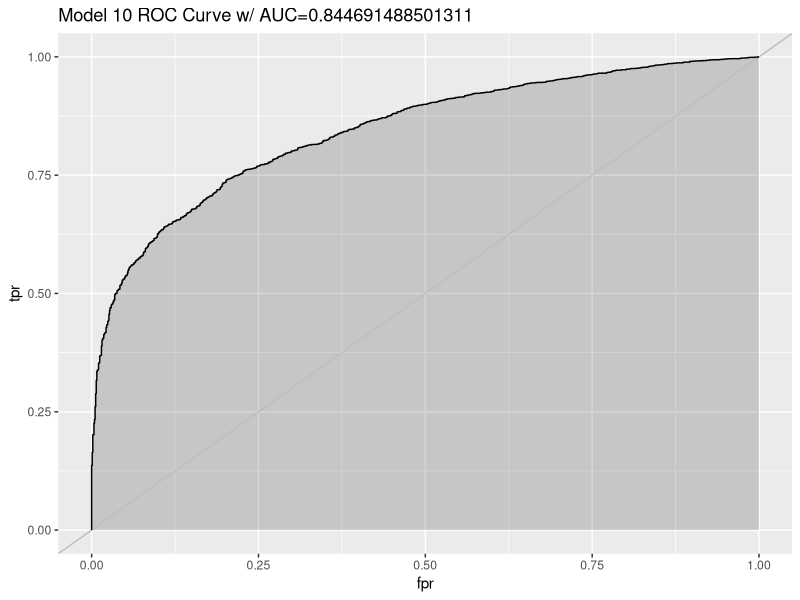
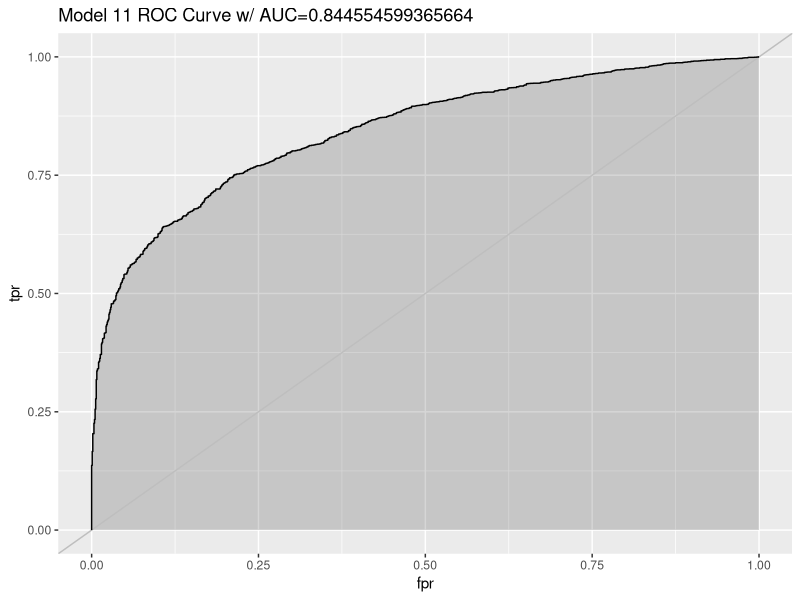
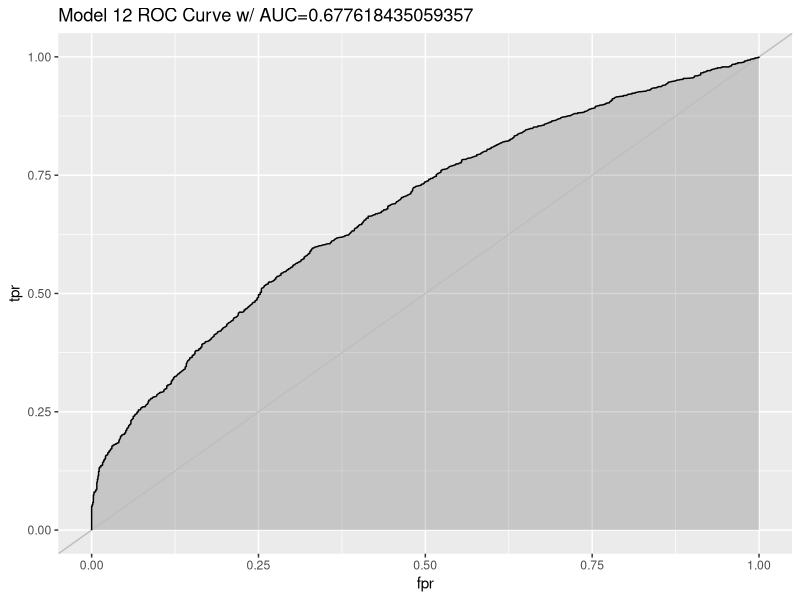
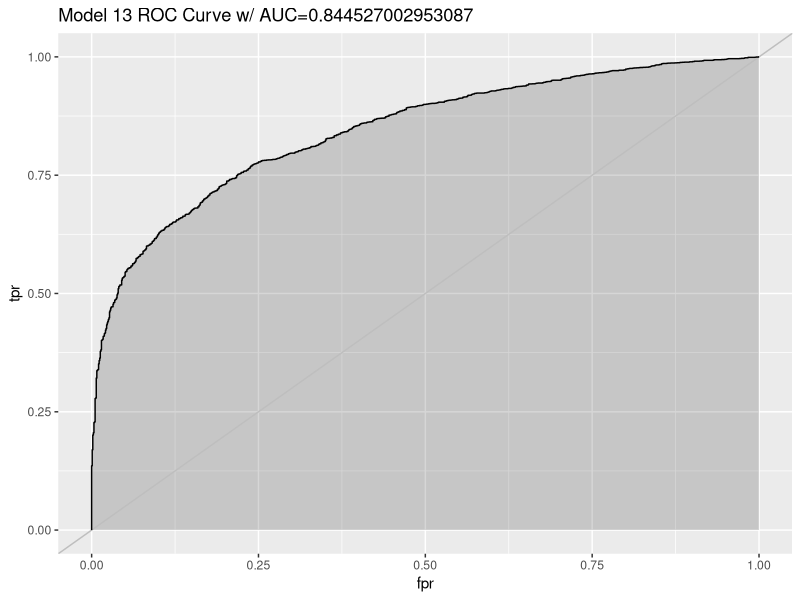

Generate these figures, in order, with R: (Note: this script raises an error after producing the figures.)
## ---- chunk 1
## numbers >= 10^5 will be denoted in scientific notation,
## and rounded to 2 digits
options(scipen = 3, digits = 4)
suppressMessages( require(car))

## ---- chunk 2
library(foreign)
fhs <- read.dta("fhs.dta")
## ---- chunk 3
mod1 <- glm(hyperten ~ age1, family=binomial, data=fhs)
mod2 <- glm(hyperten ~ cursmoke1, family=binomial, data=fhs)
mod3 <- glm(hyperten ~ cigpday1, family=binomial, data=fhs)
mod4 <- glm(hyperten ~ bmi1, family=binomial, data=fhs)
mod5 <- glm(hyperten~ diabetes1, family=binomial, data=fhs)
mod6 <- glm(hyperten ~ bpmeds1, family=binomial, data=fhs)
mod7 <- glm(hyperten ~ heartrte1, family=binomial, data=fhs)
mod8 <- glm(hyperten ~ prevmi1, family=binomial, data=fhs)
mod9 <- glm(hyperten~sysbp1, family=binomial, data=fhs)
## ---- chunk 4

# Model 1  - Hypertension = beta0 + beta1*age
summary(mod1)
## ---- chunk 5
#Model 2 - Hypertension = beta0 + beta1* (current smoker)
summary(mod2)
## ---- chunk 6

#Model 3 - Hypertension = beta0 + beta1*(cigs per day)
summary(mod3)
## ---- chunk 7
#Model 4 - Hyptertension = beta0 + beta1*(bmi)
summary(mod4)
## ---- chunk 8
#Model 5 - Hypertension = beta0 + beta1*(diabetes)
summary(mod5)

## ---- chunk 9
#model 6 - Hypertension = beta0 + beta1*(Blood Pressure Meds)
summary(mod6)
## ---- chunk 10
#Model 7 - Hypertension = beta0 + beta1*(Heart Rate)
summary(mod7)
## ---- chunk 11
#Model 8 - Hypertension = beta0 + beta1*(Heart Attacks)
summary(mod8)
## ---- chunk 12
#Model 9 - Hypertension = beta0 + beta1*(Systolic Blood Pressure)
summary(mod9)
## ---- chunk 13

keep <- c("hyperten"  , "age1" ,  "cursmoke1",   "cigpday1",   "bmi1" , "diabetes1" ,  "bpmeds1",   "heartrte1",  "prevmi1" ,  "sysbp1", "timehyp" )
fhs1 <- fhs[, keep]
fhs1 <- fhs1[complete.cases(fhs1),]

#library(MASS)
#fit <- glm(hyperten ~ age1 + cursmoke1 + cigpday1 + bmi1 + diabetes1 + bpmeds1 + heartrte1+ prevmi1 + sysbp1 , family=binomial, data=fhs1)
#step <- stepAIC(fit, direction = "both")
## ---- chunk 14
mod10 <- glm(hyperten ~ age1 + cursmoke1 + cigpday1 + bmi1 + diabetes1 + bpmeds1 + heartrte1+ prevmi1 + sysbp1 , family=binomial, data=fhs1)
mod11 <- glm(hyperten ~ age1 + cursmoke1+ bmi1  + bpmeds1 + heartrte1+ prevmi1 + sysbp1 , family=binomial, data=fhs1)
mod12 <- glm(hyperten ~ cursmoke1 + bmi1 +  bpmeds1 , family=binomial, data=fhs1)
mod13 <- glm(hyperten ~ cursmoke1 + bmi1 + bpmeds1 + sysbp1 , family=binomial, data=fhs1)

## ---- chunk 15
# Model 10 - Hypertension = beta0 + beta1*(age) + beta2*(current smoker) + beta3*(cigs per day) 
#+ beta4*(bmi) + beta5*(diabetes) + beta6*(blood pressure meds)  + beta7*(Heart Rate)
#+ beta8*(Heart Attacks)   + beta9*(Systolic Blood Pressure)
summary(mod10)
## ---- chunk 16
# Model 11 - Hypertension = beta0 + beta1*(age) + beta2*(current smoker)  + beta3*(bmi) 
#+ beta4*(blood pressure meds) + beta5*(Heart Rate)  + beta6*(Heart Attacks)
#+ beta7*(Systolic Blood Pressure)
summary(mod11)
## ---- chunk 17
# Model 12 - Hypertension = beta0 + beta1*(current smoker) + beta2*(bmi) +beta3*(blood pressure meds) 
summary(mod12)
## ---- chunk 18

# Model 13 - Hypertension = beta0 + beta1*(current smoker) + beta2*(bmi) +beta3*(blood pressure meds) 
#+ beta4*(Systolic Blood Pressure)
summary(mod13)
## ---- chunk 19

suppressMessages(library(ggplot2))
suppressMessages(library(ROCR))

prob1 <- predict(mod10)
pred1 <- prediction(prob1, fhs1$hyperten)
perf1 <- performance(pred1, "tpr", "fpr")
# I know, the following code is bizarre. Just go with it.
auc1 <- performance(pred1, measure = "auc")
auc1 <- auc1@y.values[[1]]

roc.data1 <- data.frame(fpr=unlist(perf1@x.values),
                       tpr=unlist(perf1@y.values),
                       model="GLM")
ggplot(roc.data1, aes(x=fpr, ymin=0, ymax=tpr)) +
    geom_ribbon(alpha=0.2) + geom_abline(intercept = 0, slope = 1, colour = "gray")+
    geom_line(aes(y=tpr)) +
    ggtitle(paste0("Model 10 ROC Curve w/ AUC=", auc1))


prob2 <- predict(mod11)
pred2 <- prediction(prob2, fhs1$hyperten)
perf2 <- performance(pred2, "tpr", "fpr")
# I know, the following code is bizarre. Just go with it.
auc2 <- performance(pred2, measure = "auc")
auc2 <- auc2@y.values[[1]]

roc.data2 <- data.frame(fpr=unlist(perf2@x.values),
                       tpr=unlist(perf2@y.values),
                       model="GLM")
ggplot(roc.data2, aes(x=fpr, ymin=0, ymax=tpr)) +
    geom_ribbon(alpha=0.2) + geom_abline(intercept = 0, slope = 1, colour = "gray")+
    geom_line(aes(y=tpr)) +
    ggtitle(paste0("Model 11 ROC Curve w/ AUC=", auc2))


prob3 <- predict(mod12)
pred3 <- prediction(prob3, fhs1$hyperten)
perf3 <- performance(pred3, "tpr", "fpr")
# I know, the following code is bizarre. Just go with it.
auc3 <- performance(pred3, measure = "auc")
auc3 <- auc3@y.values[[1]]

roc.data3 <- data.frame(fpr=unlist(perf3@x.values),
                       tpr=unlist(perf3@y.values),
                       model="GLM")
ggplot(roc.data3, aes(x=fpr, ymin=0, ymax=tpr)) +
    geom_ribbon(alpha=0.2) + geom_abline(intercept = 0, slope = 1, colour = "gray")+
    geom_line(aes(y=tpr)) +
    ggtitle(paste0("Model 12 ROC Curve w/ AUC=", auc3))



prob4 <- predict(mod13)
pred4 <- prediction(prob4, fhs1$hyperten)
perf4 <- performance(pred4, "tpr", "fpr")
# I know, the following code is bizarre. Just go with it.
auc4 <- performance(pred4, measure = "auc")
auc4 <- auc4@y.values[[1]]

roc.data4 <- data.frame(fpr=unlist(perf4@x.values),
                       tpr=unlist(perf4@y.values),
                       model="GLM")
ggplot(roc.data4, aes(x=fpr, ymin=0, ymax=tpr)) +
    geom_ribbon(alpha=0.2) + geom_abline(intercept = 0, slope = 1, colour = "gray")+
    geom_line(aes(y=tpr)) +
    ggtitle(paste0("Model 13 ROC Curve w/ AUC=", auc4))
## ---- chunk 20
#LRT: Model 10 vs Model 11
anova(mod10, mod11, test ="Chisq" )

#LRT: Model 10 vs Model 12
anova(mod10, mod12, test ="Chisq")

#LRT: Model 10 vs Model 13
anova(mod10, mod13, test ="Chisq")

#LRT: Model 11 vs Model 12
anova(mod11, mod12, test ="Chisq")

#LRT: Model 11 vs Model 13
anova(mod11, mod13, test ="Chisq")

#LRT: Model 12 vs Model 13
anova(mod12, mod13, test ="Chisq")
## ---- chunk 21
library(survival)
surv <- Surv(as.numeric(fhs1$timehyp), as.numeric(fhs1$hyperten))
mod14 <- coxph(surv ~  age1 + cursmoke1 + cigpday1 + bmi1 + diabetes1 + bpmeds1 + heartrte1+ prevmi1 + sysbp1, data=fhs1)
mod14a <-  coxph(surv ~  age1 + cursmoke1 + cigpday1 + bmi1 + diabetes1 + bpmeds1 + heartrte1+ prevmi1 + strata(sysbp1), data=fhs1)
mod15 <- coxph(surv ~ age1 + cursmoke1+ bmi1  + bpmeds1 + heartrte1+ prevmi1 + sysbp1 , data=fhs1)
mod15a <- coxph(surv ~ age1 + cursmoke1+ bmi1  + bpmeds1 + heartrte1+ prevmi1 + strata(sysbp1) , data=fhs1)
mod16 <- coxph(surv ~ cursmoke1 + bmi1 +  bpmeds1 , data=fhs1)
mod16a <- coxph(surv ~ cursmoke1 + strata(bmi1) +  bpmeds1 , data=fhs1)
mod17 <- coxph(surv ~ cursmoke1 + bmi1 + bpmeds1 + sysbp1 ,  data=fhs1)
mod17a <- coxph(surv ~ cursmoke1 + bmi1 + bpmeds1 + strata(sysbp1) ,  data=fhs1) 

## ---- chunk 22
#Cox PH
# Model 14 - Hypertension = beta0 + beta1*(age) + beta2*(current smoker) + beta3*(cigs per day) + 
#beta4*(bmi) + beta5*(diabetes) + beta6*(blood pressure meds)
# + beta7*(Heart Rate) + beta8*(Heart Attacks) + beta9*(Systolic Blood Pressure)
summary(mod14)
## ---- chunk 23
cox.zph(mod14)
## ---- chunk 24
#Cox PH
# Model 14a - Hypertension = beta0 + beta1*(age) + beta2*(current smoker) + beta3*(cigs per day)
# + beta4*(bmi)  + beta5*(diabetes) + beta6*(blood pressure meds) 
# + beta7*(Heart Rate) + beta8*(Heart Attacks)  
#adjusted for systolic blood pressure with strata command
summary(mod14a)
## ---- chunk 25
cox.zph(mod14a)
## ---- chunk 26
#Cox PH
# Model 15 - Hypertension = beta0 + beta1*(age) + beta2*(current smoker)  + beta3*(bmi) 
#+ beta4*(blood pressure meds)  + beta5*(Heart Rate)  + beta6*(Heart Attacks)
#+ beta7*(Systolic Blood Pressure)
summary(mod15)
cox.zph(mod15)
## ---- chunk 27
#Cox PH
# Model 15a - Hypertension = beta0 + beta1*(age) + beta2*(current smoker)  + beta3*(bmi) 
#+ beta4*(blood pressure meds)  + beta5*(Heart Rate)  + beta6*(Heart Attacks)
#    adjust for Systolic Blood Pressure with strata command
summary(mod15a)
## ---- chunk 28
cox.zph(mod15a)
## ---- chunk 29
#Cox PH
# Model 16 - Hypertension = beta0 + beta1*(current smoker) + beta2*(bmi) +beta3*(blood pressure meds) 
summary(mod16)
cox.zph(mod16)
## ---- chunk 30
#Cox PH
# Model 16a - Hypertension = beta0 + beta1*(current smoker)  +beta2*(blood pressure meds) 
# Adjusted for BMI with strata command
summary(mod16a)
cox.zph(mod16a)
## ---- chunk 31
#Cox PH
# Model 17 - Hypertension = beta0 + beta1*(current smoker) + beta2*(bmi) +beta3*(blood pressure meds)
#+ beta4*(Systolic Blood Pressure)
summary(mod17)
cox.zph(mod17)
## ---- chunk 32
#Cox PH
# Model 17a - Hypertension = beta0 + beta1*(current smoker) + beta2*(bmi) +beta3*(blood pressure meds)
# ajdustled for Systolic Blood Pressure with the strata command
summary(mod17a)
cox.zph(mod17a)
## ---- chunk 33
#LRT: Model 14 vs Model 15
anova(mod14a, mod15a)
## ---- chunk 34
#LRT: Model 14 vs Model 16
anova(mod14a, mod16a)

#LRT: Model 14 vs Model 17
anova(mod14a, mod17a)

#LRT: Model 15 vs Model 16
anova(mod15a, mod16a)

#LRT: Model 15 vs Model 17
anova(mod15a, mod17a)

#LRT: Model 16 vs Model 17
anova(mod16a, mod17a)
